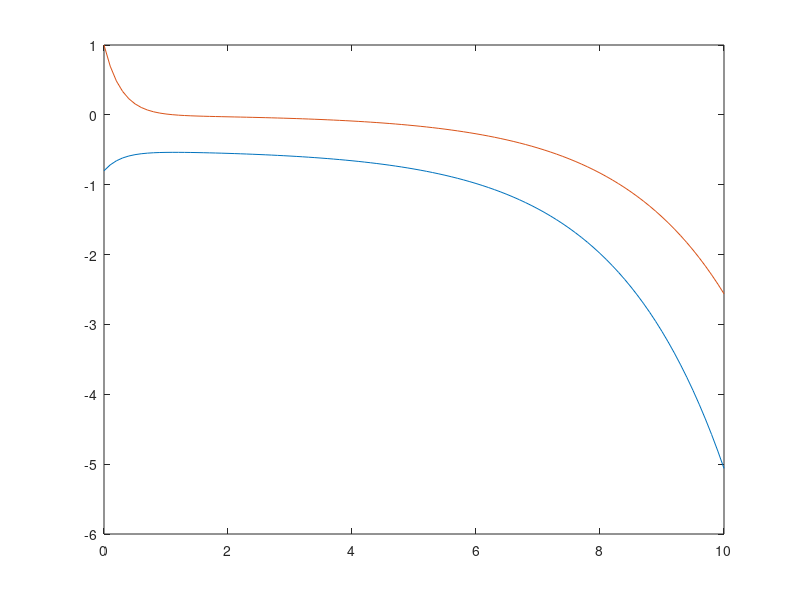

MATLAB code for this plot:
clear all; close all;
t = (0 : 0.1 : 10).';
u = ones(size(t));

sys = ss([0, 1; 2, -3], [0;  1], [1, 0; 0, 1], [0; 0]);

y_imp = impulse(sys, t(end));
[y_sim, t_sim] = lsim(sys, u, t, [-0.8; 1].');

fprintf('Final value of impulse = (%f/%f)\n', y_imp(end, 1), y_imp(end, 2));
fprintf('Final value of simulation = (%f/%f)\n', y_sim(end, 1), y_sim(end, 2));

plot(t_sim, y_sim);